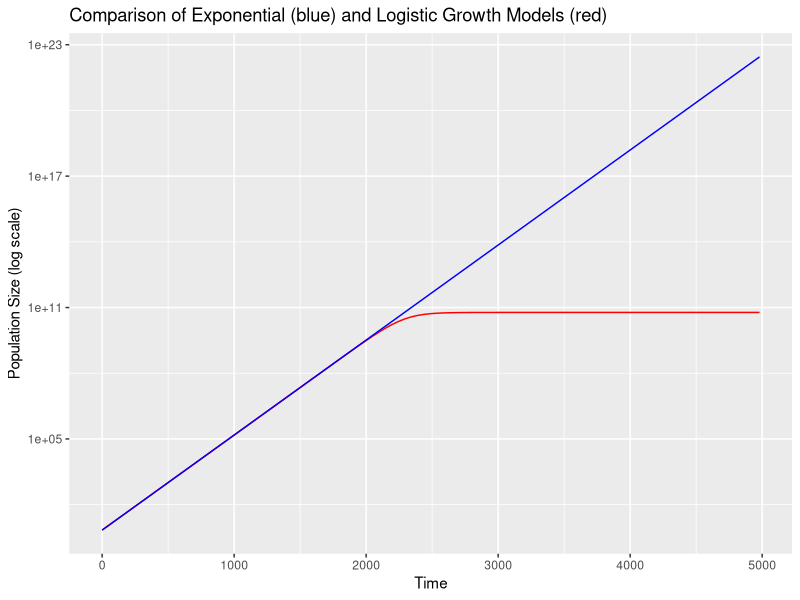

Here is the R script that generated this plot:
install.packages("ggplot2")
library(ggplot2)

# Question 2: find pop size when t = 4980 in exponential and logistic growth models

growth_data <- read.csv("experiment1.csv")

# inital pop size
N0 <- 6.903e+00

# growth rate
r <- 9.990e-03

# time elapsed
t <- 4980

# Use formula N(t) = N0 x e^rt:

expo_fun <- function(t) {
  
  N_t <- N0 * exp(r*t)
  
  return(N_t)
  
}

pop_4980_expo <- expo_fun(4980)
pop_4980_expo

# Logistic growth model (from plot_data_and_model.R): 

K <- 5.979e+10

logistic_fun <- function(t) {
  
  N <- (N0*K*exp(r*t))/(K-N0+N0*exp(r*t))
  
  return(N)
  
}

# create a variable, calling the function with t = 4980 and output N:

pop_4980_logistic <- logistic_fun(4980)
pop_4980_logistic

# Question 3: make a graph of exponential / logistic growth curves:

ggplot(aes(t, N), data = growth_data) +
  # include two different models, specify that they are different colours
  geom_function(colour="red", fun=logistic_fun) +
  
  geom_function(colour="blue", fun=expo_fun) +

  #transform y axis
  scale_y_continuous(trans='log10') +
  #add title + axis
  labs(
    title = "Comparison of Exponential (blue) and Logistic Growth Models (red)",
    x = "Time",
    y = "Population Size (log scale)"
  ) 
